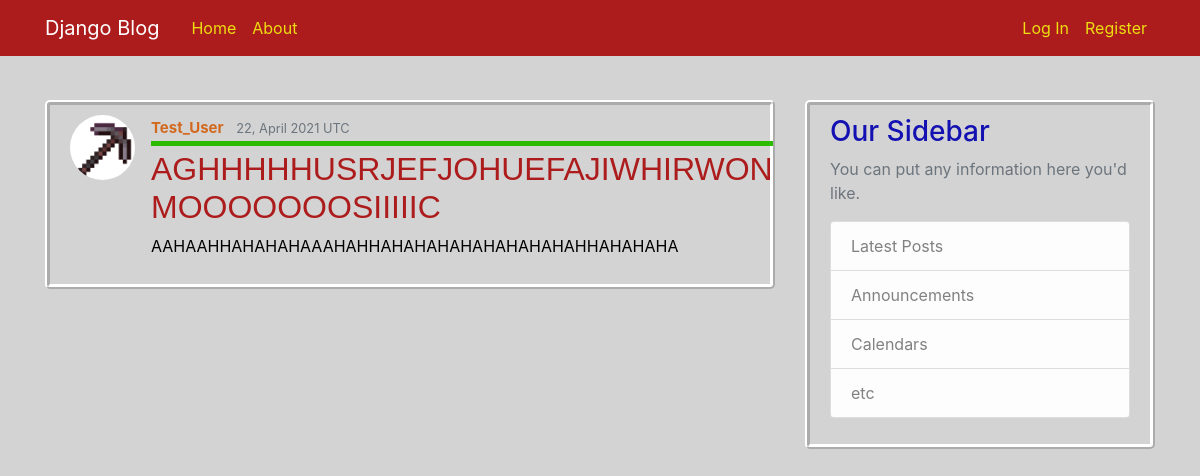
Page /post/40/ on the committed database.
### blog/models.py (models this page shows, shortened)
class Post(models.Model):
    title = models.CharField(max_length = 100)
    content = models.TextField()
    date_added = models.DateTimeField(default= timezone.now)
    author = models.ForeignKey(User, on_delete=models.CASCADE)

### users/models.py (models this page shows, shortened)
class Profile(models.Model):
    user = models.OneToOneField(User, on_delete= models.CASCADE)
    image = models.ImageField(default = "default.png", upload_to= 'profile_pics')

### blog/views.py (the view)
# urls.py: path('post/<int:pk>/', PostDetailView.as_view(), name="post-detail"),
class PostDetailView(DetailView):
    model = Post

### blog/templates/blog/post_detail.html (shortened to what this page needs)
{% extends "blog/base.html" %}
{% block content %}
    <article class="media content-section">
        <img class="rounded-circle article-img" src="{{ object.author.profile.image.url }}" alt="profile pic">
        <div class="media-body">
            <div class="article-metadata">
                <a class="mr-2" href="{% url 'user-posts' object.author.username %}">{{ object.author }}</a>
                <small class="text-muted">{{ object.date_added|date:"d, N Y e" }}</small>
            </div>
            <h2 class="article-title">{{ object.title }}</h2>
            <p class="article-content">{{ object.content }}</p>
        </div>
    </article>
{% endblock content %}

### blog/static/blog/main.css (style rules this page uses)
body { background-color: #d3d3d3; color: #000000; margin-top: 100px; }
h1, h2, h3, h4, h5, h6 { color: #1311b1; }
.content-section { background: transparent; padding: 10px 20px; border: 5px ridge #ffffff; border-radius: 5px; margin-bottom: 20px; }
.article-title { color: #ad1c1c; font-family: sans-serif; }
.article-content { white-space: pre-line; }
.article-img { height: 65px; width: 65px; margin-right: 16px; }
.article-metadata { padding-bottom: 1px; margin-bottom: 4px; border-bottom: 5px solid #2cbb00 }
.article-metadata a { color: chocolate; font-size: 15px; font-weight: bold; }

### rows in the picture
Post: author.profile.image (placeholder picture), author "Test_User", date_added "22, April 2021 UTC", title "AGHHHHHUSRJEFJOHUEFAJIWHIRWON MOOOOOOOSIIIIIC", content "AAHAAHHAHAHAHAAAHAHHAHAHAHAHAHAHAHAHAHHAHAHAHA"
